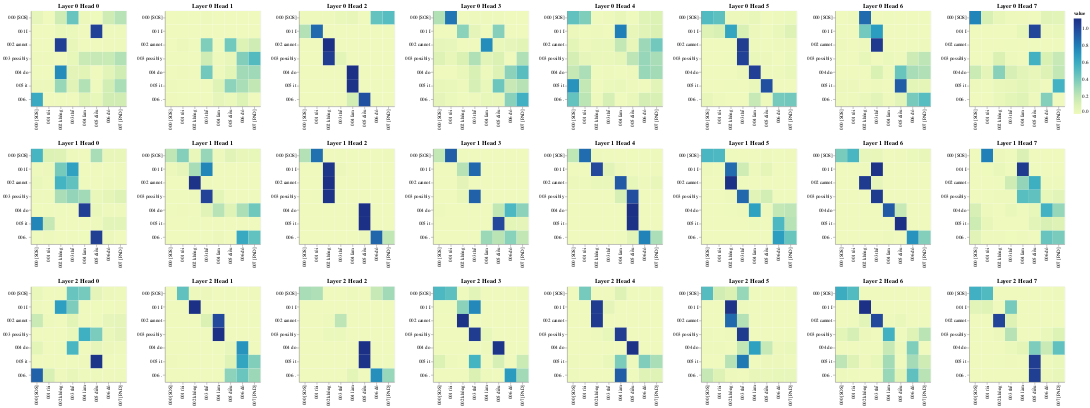

Here is the notebook cell this chart was saved with:
### Code cell
# Encoder Self-Attention
get_all_attention_maps("encoder-decoder", layers, heads, encoder_input_tokens, decoder_input_tokens, min(20, sentence_len))
